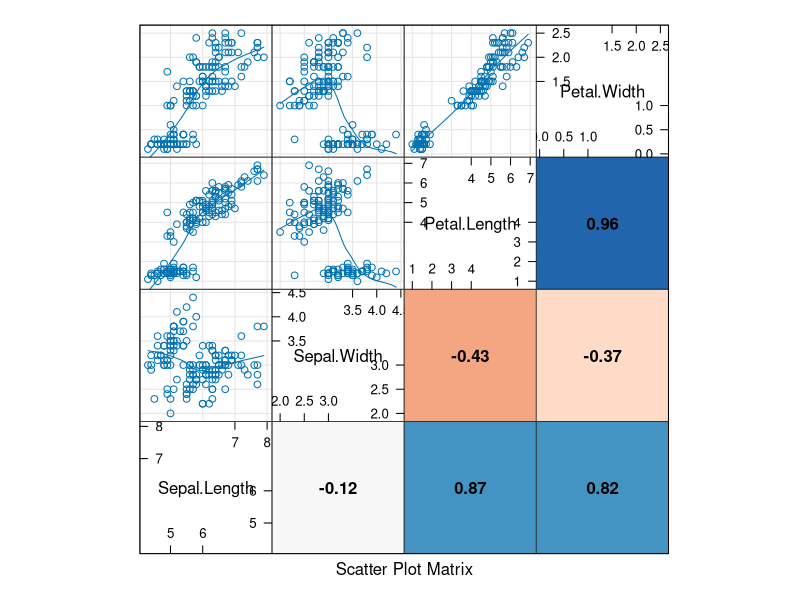

This figure's R source:
data(iris)
require(lattice)
require(RColorBrewer)

pp = splom(~iris[,1:4], upper.panel = panel.splom,
      lower.panel = function(x, y, ...) {
        panel.fill(col = brewer.pal(9, "RdBu")[ round(cor(x, y) * 4 + 5)])
        cpl <- current.panel.limits()
        panel.text(mean(cpl$xlim), mean(cpl$ylim), round(cor(x, y),2), font=2)
      }, type = c("g", "p", "smooth"))

      
#      scales = list(x = list( draw = TRUE, cex=0.1)), type = c("g", "p", "smooth"),layout =           c(1, 1), pscales=0, pch=".",
#      main="correlation between the weather variables after removing district F.E and yearly trends")

print(pp)